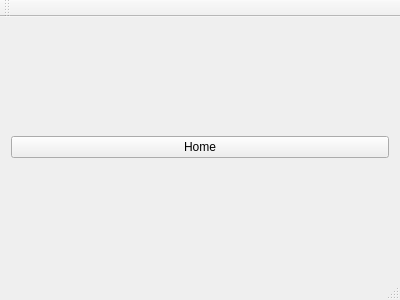
<?xml version="1.0" encoding="UTF-8"?>
<ui version="4.0">
 <class>MainWindow</class>
 <widget class="QMainWindow" name="MainWindow">
  <property name="geometry">
   <rect>
    <x>0</x>
    <y>0</y>
    <width>400</width>
    <height>300</height>
   </rect>
  </property>
  <property name="windowTitle">
   <string>MainWindow</string>
  </property>
  <widget class="QWidget" name="centralWidget">
   <layout class="QGridLayout" name="gridLayout">
    <item row="0" column="0">
     <layout class="QVBoxLayout" name="verticalLayout">
      <item>
       <widget class="QPushButton" name="btnHome">
        <property name="text">
         <string>Home</string>
        </property>
       </widget>
      </item>
     </layout>
    </item>
   </layout>
  </widget>
  <widget class="QMenuBar" name="menuBar">
   <property name="geometry">
    <rect>
     <x>0</x>
     <y>0</y>
     <width>400</width>
     <height>20</height>
    </rect>
   </property>
  </widget>
  <widget class="QToolBar" name="mainToolBar">
   <attribute name="toolBarArea">
    <enum>TopToolBarArea</enum>
   </attribute>
   <attribute name="toolBarBreak">
    <bool>false</bool>
   </attribute>
  </widget>
  <widget class="QStatusBar" name="statusBar"/>
 </widget>
 <layoutdefault spacing="6" margin="11"/>
 <resources/>
 <connections/>
</ui>
